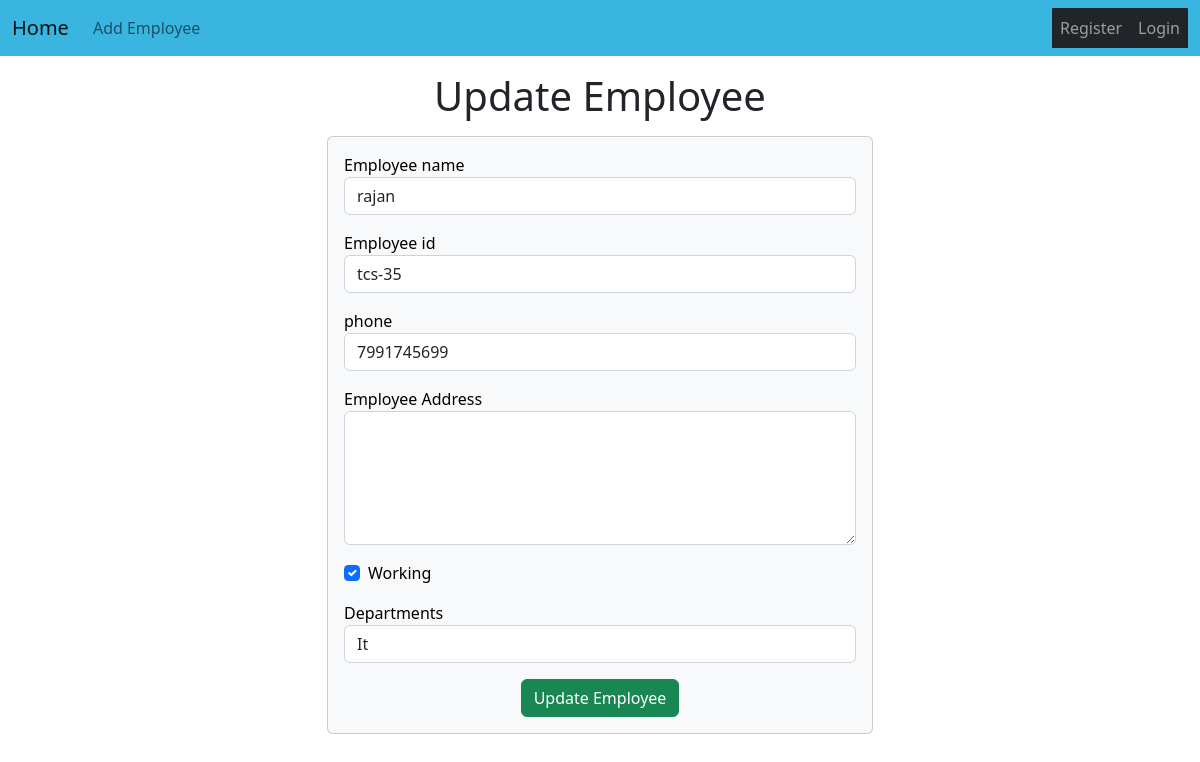
The app's page /emp/update-emp/4 with its own data.
### emp/models.py (models this page shows, shortened)
class Emp(models.Model):
    name=models.CharField(max_length=100)
    emp_id=models.CharField(max_length=100)
    phone=models.CharField(max_length=12)
    working=models.BooleanField(default=True)
    department=models.CharField(max_length=100)

### emp/views.py (the view)
# urls.py: path("update-emp/<int:emp_id>",update_emp),
def update_emp(request, emp_id):
    emp = Emp.objects.get(pk=emp_id)
    print("Yes Bhai")
    return render(request, "emp/update_emp.html", {
        'emp': emp
    })

### templates/emp/update_emp.html (shortened to what this page needs)
<!doctype html>
<html lang="en">
<head>
  <link href="https://cdn.jsdelivr.net/npm/bootstrap@5.2.2/dist/css/bootstrap.min.css" rel="stylesheet"
>
</head>
<body>
  {% include 'emp/navbar.html' %}
  <h1 class="text-center my-3">Update Employee</h1>
  <div class="container">
    <div class="row">
      <div class="col-md-6 offset-md-3">
        <div class="card bg-light text-black">
          <div class="card-body">
            <form action="/emp/do-update-emp/{{emp.id}}" method="POST">
              <div class="mb-3">
                <label for="name">Employee name</label>
                <input id="name" type="text" class="form-control" placeholder="Enter emp name" name="emp_name"
                  value="{{emp.name}}" />
              </div>
              <div class="mb-3">
                <label for="id">Employee id</label>
                <input id="id" type="text" class="form-control" placeholder="Enter emp id" name="emp_id"
                  value="{{emp.emp_id}}" />
              </div>
              <div class="mb-3">
                <label for="phone">phone</label>
                <input id="phone" type="text" class="form-control" placeholder="Enter emp phone" name="emp_phone"
                  value="{{emp.phone}}" />
              </div>
              <div class="mb-3">
                <label for="address">Employee Address</label>
                <textarea name="emp_address" id="address" rows="5" class="form-control">{{emp.address}}</textarea>
              </div>
              <div class="mb-3 form-check">
                <label for="working">Working</label>
                <input {% if emp.working %} checked {% endif %} id="working" name="emp_working" type="checkbox"
                  class="form-check-input">
              </div>
              <div class="mb-3 ">
                <label for="department">Departments</label>
                <select value="{{emp.department}}" name="emp_department" id="department" class="form-control">
                  <option value="CSE">It</option>
                </select>
              </div>
              <div class="container text-center">
                <button class="btn btn-success">
                  Update Employee
                </button>
              </div>
            </form>
          </div>
        </div>
      </div>
    </div>
  </div>
</body>
</html>

### records on screen
Emp: emp_name "rajan", emp_id "tcs-35", emp_phone "7991745699", working "☑", emp_department "It"
